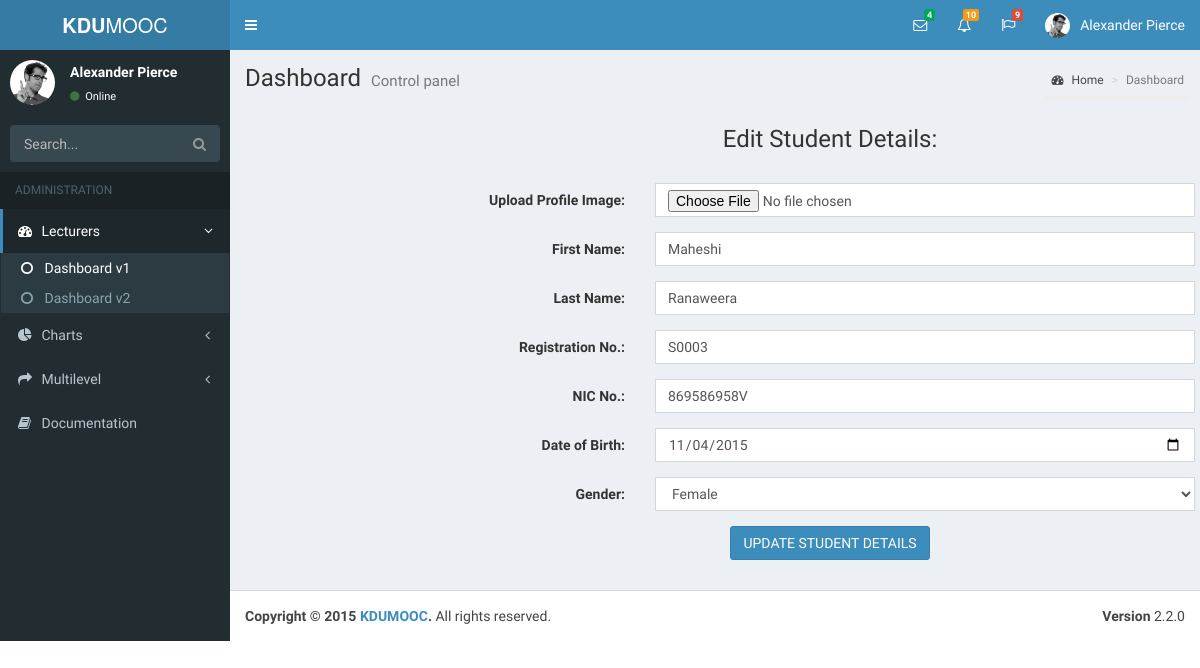
/editStudent.php?studentID=1, run on the app's committed database.
### tables this page shows
CREATE TABLE IF NOT EXISTS `student` (
  `idSTUDENT` int(11) NOT NULL AUTO_INCREMENT,
  `first_name` varchar(100) NOT NULL,
  `last_name` varchar(100) NOT NULL,
  `registration_no` varchar(45) DEFAULT NULL,
  `dob` date NOT NULL,
  `gender` varchar(10) DEFAULT NULL,
  `nic` varchar(12) NOT NULL,
  `email` varchar(200) NOT NULL,
  `username` varchar(200) NOT NULL,
  `password` varchar(200) NOT NULL,
  `deleted` tinyint(1) DEFAULT NULL,
  `activated` tinyint(1) NOT NULL,
  `verified` tinyint(1) NOT NULL,
  PRIMARY KEY (`idSTUDENT`,`nic`)
);

### require/functions.php (called while the page is built, shortened)
<?php
function loadStudentDetails($studentID, $db) {
    $sql = "SELECT * FROM `student` where `idSTUDENT`=$studentID AND `deleted`=0";
    $sth = $db->prepare($sql);
    $sth->execute();
    $result = $sth->fetchAll();
    return $result;
}
?>

### editStudent.php (the view, shortened to what this page needs)
<?php
include 'require/links.php';
include 'require/functions.php';
include 'require/messages.php';
if (!isset($_GET['studentID'])) {
    header("Location:index.php?message=" . $invalid_request . "&token=" . sha1($invalid_request) . "");
    die();
} else {
    $studentID = $_GET['studentID'];
    $student_details = loadStudentDetails($studentID, $db);
}
include 'headerGeneral.php';
?>
<html lang="en">
    <head>
    </head>
    <body>
        <div class="container">
            <center>
                <h3>Edit Student Details:</h3></center>
            <br>
            <center>
                <form class="form-horizontal" enctype="multipart/form-data" id="register-form" novalidate="novalidate" action='editStudent_submit.php' method="post">
                    <div class="col-lg-12">
                        <div class="form-group">
                            <label class="control-label col-sm-4" for="fileToUpload" >Upload Profile Image:</label>
                            <div class="col-sm-6">
                                <input class="form-control"  type="file" name="fileToUpload" id="fileToUpload">
                            </div>
                        </div>
                        <div class="form-group">
                            <label class="control-label col-sm-4" for="idFirstName" >First Name:</label>
                            <div class="col-sm-6">
                                <input type="text" class="form-control" id="idFirstName" placeholder="Enter Your First Name" name="firstName" value="<?php echo $student_details[0]['first_name'] ?>">
                            </div>
                        </div>
                        <div class="form-group">
                            <label class="control-label col-sm-4" for="idLastName" >Last Name:</label>
                            <div class="col-sm-6">
                                <input type="text" class="form-control" id="idLastName" placeholder="Enter Your Last Name" name="lastName" value="<?php echo $student_details[0]['last_name'] ?>">
                            </div>
                        </div>
                        <div class="form-group">
                            <label class="control-label col-sm-4" for="idRegistrationNo" >Registration No.:</label>
                            <div class="col-sm-6">
                                <input type="text" class="form-control" id="idQualifications" name="registrationNo" placeholder="Enter Your Registration No. (If one has been provided)" value="<?php echo $student_details[0]['registration_no'] ?>"/>
                            </div>
                        </div>
                        <div class="form-group">
                            <label class="control-label col-sm-4" for="idNIC" >NIC No.:</label>
                            <div class="col-sm-6">
                                <input type="text" class="form-control" id="idNIC" placeholder="Enter Your National Identity Card Number" name="nic" value="<?php echo $student_details[0]['nic'] ?>">
                            </div>
                        </div>
                        <div class="form-group">
                            <label class="control-label col-sm-4" for="idDoB" >Date of Birth:</label>
                            <div class="col-sm-6">
                                <input type="date" class="form-control" id="idDoB" placeholder="Enter Your Date of Birth" name="dob" value="<?php echo $student_details[0]['dob'] ?>">
                            </div>
                        </div>
                        <div class="form-group">
                            <label class="control-label col-sm-4" for="idGender" >Gender:</label>
                            <div class="col-sm-6">
                                <select class="form-control" id="idGender" name="gender" >
                                    <option id="idFemale" <?php
                                    if ($student_details[0]['gender'] == 'Female') {
                                        echo "selected=\"selected\"";
                                    }
                ?>>Female</option>
                                </select>
                            </div>
                        </div>
                        <div class="col-lg-12">
                            <div class="form-group">
                                <button type="submit" class="submit btn btn-primary">Update Student Details</button>
                            </div>
                        </div>
                    </div>
                </form>
            </center>
        </div>
        <?php include 'footerGeneral.php'; ?>
    </body>
</html>

### data on the page
student: firstName "Maheshi", lastName "Ranaweera", registrationNo "S0003", nic "869586958V", dob "11/04/2015", gender "Female"
